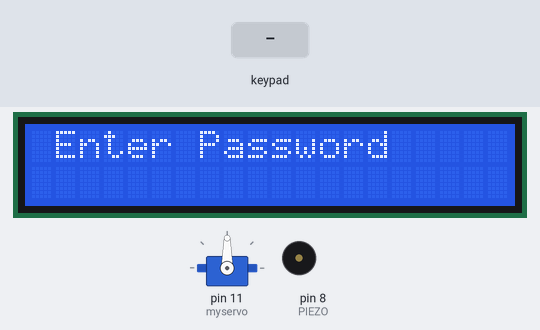
Bench run of a sketch on a simulated Arduino Uno, built with avr-gcc and run on an emulated ATmega328P. Shown: servo, 20×2 character LCD, buzzer (waves = sounding). The test bench sets the inputs (shaded band).

Above: at 4.5 s.
4.6 s: keypad keys 1 2 3 4 5 6 # pressed 0.4 s apart
At 8.4 s:
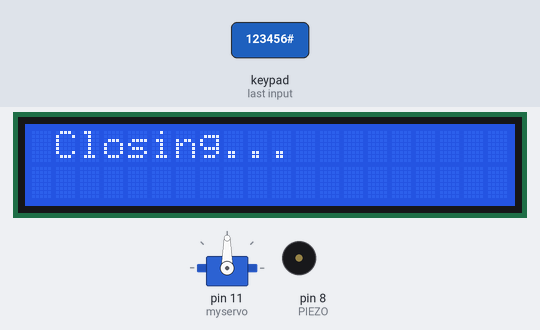
9.0 s: key 'A' pressed
At 10.5 s:
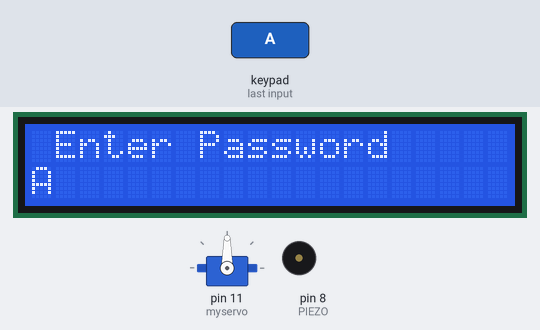
11.3 s: keypad keys 1 2 3 4 5 6 * pressed 0.4 s apart
At 15.6 s:
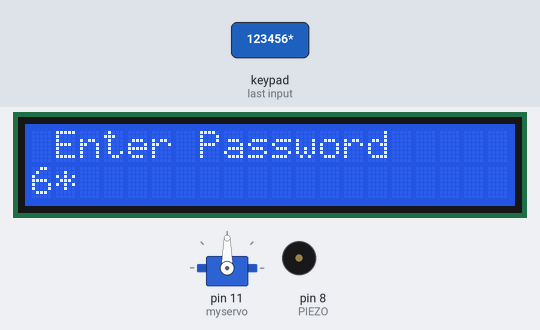
15.9 s: key 'B' pressed
At 17.1 s:
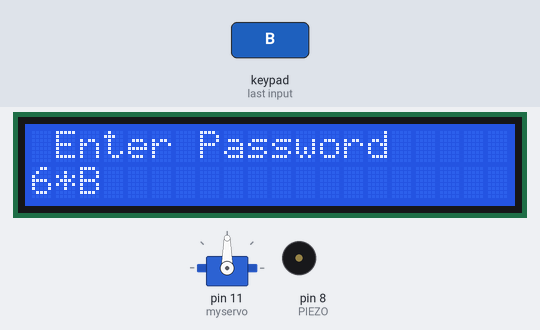
17.4 s: key 'C' pressed
At 18.1 s:
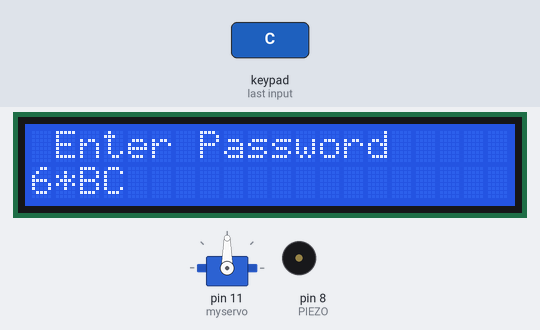
18.9 s: keypad keys 1 2 3 4 5 6 D pressed 0.4 s apart
At 22.7 s:
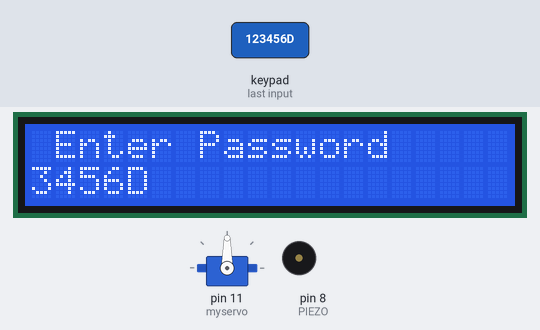
Timing chart, 0 to 24.2 s (numbered marks = the images above; inputs shaded):
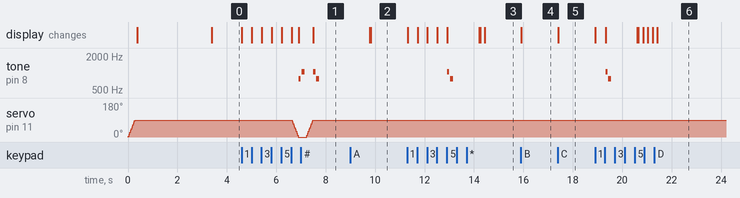

Measured:
- after the input at 4.6 s, tone on pin 8 (PIEZO): plays 784 Hz for 0.08 s, 1047 Hz for 0.13 s, 1047 Hz for 0.08 s, 784 Hz for 0.13 s, starting after 2.3 s; the display: first changes at once (image 1 shows a later state)
- after the input at 9.0 s, the display: first differs from a run without the input after 0.82 s (image 2)
- after the input at 11.3 s, tone on pin 8 (PIEZO): silent → 1047 Hz after 1.6 s, → silent 0.08 s later, → 784 Hz 0.02 s later, → silent 0.13 s later; the display: first changes at once (image 3 shows a later state)
- after the input at 15.9 s, the display: changes at once (image 4)
- after the input at 17.4 s, the display: changes at once (image 5)
- after the input at 18.9 s, tone on pin 8 (PIEZO): silent → 1047 Hz after 0.43 s, → silent 0.08 s later, → 784 Hz 0.02 s later, → silent 0.13 s later; the display: first changes at once (image 6 shows a later state)

The sketch:

22_Security_System.ino
```cpp
#include <LiquidCrystal_I2C.h>
LiquidCrystal_I2C lcd(0x27, 20, 2);

#include <Keypad.h>

#include <Servo.h>
Servo myservo;

#define Password_Lenght 7 // Give enough room for six chars + NULL char

#define PIEZO   8
#define NOTE_G4  392
#define NOTE_C5  523
#define NOTE_G5  784
#define NOTE_C6  1047

int pos = 0;    // variable to store the servo position

char Data[Password_Lenght]; // 6 is the number of chars it can hold + the null char = 7
char Master[Password_Lenght] = "123456";
byte data_count = 0, master_count = 0;
bool Pass_is_good;
char customKey;
bool door = true;

const byte ROWS = 4;
const byte COLS = 4;

char keys [ROWS] [COLS] = {
  {'1', '2', '3', 'A'},
  {'4', '5', '6', 'B'},
  {'7', '8', '9', 'C'},
  {'*', '0', '#', 'D'}
};
byte rowPins[ROWS] = {10, 9, 7, 6};
byte colPins[COLS] = {5, 4, 3, 2};

Keypad myKeypad = Keypad(makeKeymap(keys), rowPins, colPins, ROWS, COLS );

int OpenMelody[] = {NOTE_G5, NOTE_C6};
int OpenNoteDurations[] = {12, 8};

int CloseMelody[] = {NOTE_C6, NOTE_G5};
int CloseNoteDurations[] = {12, 8};

#define playOpenMelody() playMelody(OpenMelody, OpenNoteDurations, 2)
#define playCloseMelody() playMelody(CloseMelody, CloseNoteDurations, 2)

char inChar;
String inString;

void setup() {
  // put your setup code here, to run once:
  myservo.attach(11);
  pinMode(PIEZO, OUTPUT);
  ServoClose();
  lcd.init();
  lcd.backlight();
  lcd.print("   Suad Anwar  ");
  lcd.setCursor(0, 1);
  lcd.print("    Safe Box   ");
  delay(3000);
  lcd.clear();
}

void loop() {
  // put your main code here, to run repeatedly:
  if (door == 0)
  {
    customKey = myKeypad.getKey();

    if (customKey == '#')

    {
      lcd.clear();
      ServoClose();
      lcd.print(" Closing...");
      playCloseMelody();
      delay(2000);
      door = 1;
    }
  }

  else Open();
}

void clearData()
{
  while (data_count != 0)
  { // This can be used for any array size,
    Data[data_count--] = 0; //clear array for new data
  }
  return;
}

void ServoOpen()
{
  for (pos = 90; pos >= 0; pos -= 5) {
    myservo.write(pos);              // tell servo to go to position in variable 'pos'
    delay(15);                       // waits 15ms for the servo to reach the position
  }
}

void ServoClose()
{
  for (pos = 0; pos <= 90; pos += 5) {
    myservo.write(pos);              // tell servo to go to position in variable 'pos'
    delay(15);                       // waits 15ms for the servo to reach the position
  }
}

void Open()
{
  lcd.setCursor(0, 0);
  lcd.print(" Enter Password ");

  customKey = myKeypad.getKey();
  if (customKey)                  // makes sure a key is actually pressed, equal to (customKey != NO_KEY)
  {
    Data[data_count] = customKey; // store char into data array
    lcd.setCursor(data_count, 1); // move cursor to show each new char
    lcd.print(Data[data_count]);  // print char at said cursor
    data_count++;                 // increment data array by 1 to store new char, also keep track of the number of chars entered
  }

  if (data_count == Password_Lenght - 1) // if the array index is equal to the number of expected chars, compare data to master
  {
    if (!strcmp(Data, Master))           // equal to (strcmp(Data, Master) == 0)
    {
      lcd.clear();
      ServoOpen();
      lcd.print(" Access Granted");
      playOpenMelody();
      door = 0;
    }
    else
    {
      lcd.clear();
      lcd.print(" Access Denied ");
      playCloseMelody();
      delay(1000);
      door = 1;
    }
    clearData();
  }
}

void playMelody(int *melody, int *noteDurations, int notesLength)
{
  pinMode(PIEZO, OUTPUT);

  for (int thisNote = 0; thisNote < notesLength; thisNote++) {
    int noteDuration = 1000 / noteDurations[thisNote];
    tone(PIEZO, melody[thisNote], noteDuration);
    int pauseBetweenNotes = noteDuration * 1.30;
    delay(pauseBetweenNotes);
    noTone(PIEZO);
  }
}
```
